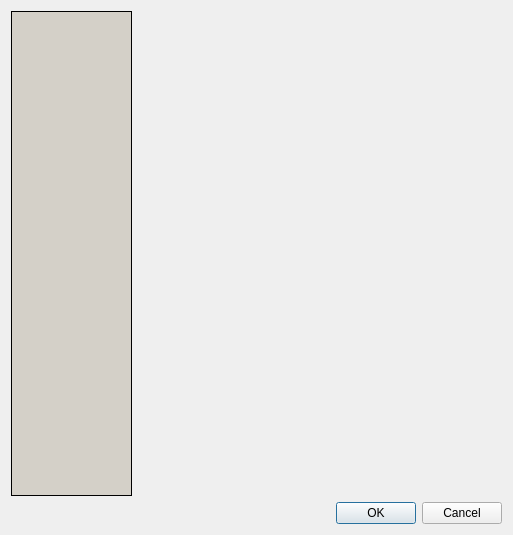
<?xml version="1.0" encoding="UTF-8"?>
<ui version="4.0">
 <class>SettingsManagerDialog</class>
 <widget class="QDialog" name="SettingsManagerDialog">
  <property name="geometry">
   <rect>
    <x>0</x>
    <y>0</y>
    <width>513</width>
    <height>535</height>
   </rect>
  </property>
  <property name="windowTitle">
   <string>Dialog</string>
  </property>
  <layout class="QVBoxLayout" name="verticalLayout">
   <item>
    <layout class="QHBoxLayout" name="horizontalLayout_2" stretch="25,75">
     <item>
      <widget class="QListWidget" name="moduleIconListWidget">
       <property name="palette">
        <palette>
         <active>
          <colorrole role="Base">
           <brush brushstyle="SolidPattern">
            <color alpha="255">
             <red>212</red>
             <green>208</green>
             <blue>200</blue>
            </color>
           </brush>
          </colorrole>
         </active>
         <inactive>
          <colorrole role="Base">
           <brush brushstyle="SolidPattern">
            <color alpha="255">
             <red>212</red>
             <green>208</green>
             <blue>200</blue>
            </color>
           </brush>
          </colorrole>
         </inactive>
         <disabled>
          <colorrole role="Base">
           <brush brushstyle="SolidPattern">
            <color alpha="255">
             <red>212</red>
             <green>208</green>
             <blue>200</blue>
            </color>
           </brush>
          </colorrole>
         </disabled>
        </palette>
       </property>
       <property name="frameShape">
        <enum>QFrame::Box</enum>
       </property>
       <property name="frameShadow">
        <enum>QFrame::Plain</enum>
       </property>
      </widget>
     </item>
     <item>
      <widget class="QStackedWidget" name="moduleSettingsWidget">
       <property name="currentIndex">
        <number>-1</number>
       </property>
      </widget>
     </item>
    </layout>
   </item>
   <item>
    <widget class="QDialogButtonBox" name="buttonBox">
     <property name="orientation">
      <enum>Qt::Horizontal</enum>
     </property>
     <property name="standardButtons">
      <set>QDialogButtonBox::Cancel|QDialogButtonBox::Ok</set>
     </property>
    </widget>
   </item>
  </layout>
 </widget>
 <resources/>
 <connections>
  <connection>
   <sender>buttonBox</sender>
   <signal>accepted()</signal>
   <receiver>SettingsManagerDialog</receiver>
   <slot>accept()</slot>
   <hints>
    <hint type="sourcelabel">
     <x>248</x>
     <y>254</y>
    </hint>
    <hint type="destinationlabel">
     <x>157</x>
     <y>274</y>
    </hint>
   </hints>
  </connection>
  <connection>
   <sender>buttonBox</sender>
   <signal>rejected()</signal>
   <receiver>SettingsManagerDialog</receiver>
   <slot>reject()</slot>
   <hints>
    <hint type="sourcelabel">
     <x>316</x>
     <y>260</y>
    </hint>
    <hint type="destinationlabel">
     <x>286</x>
     <y>274</y>
    </hint>
   </hints>
  </connection>
 </connections>
</ui>
